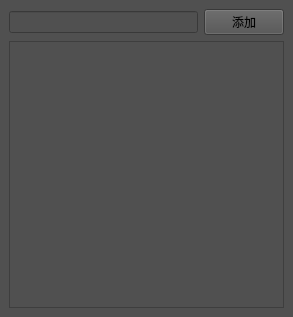
<?xml version="1.0" encoding="UTF-8"?>
<ui version="4.0">
 <class>MainWindow_addcustomType</class>
 <widget class="QMainWindow" name="MainWindow_addcustomType">
  <property name="windowModality">
   <enum>Qt::ApplicationModal</enum>
  </property>
  <property name="geometry">
   <rect>
    <x>0</x>
    <y>0</y>
    <width>293</width>
    <height>317</height>
   </rect>
  </property>
  <property name="windowTitle">
   <string>客户类型</string>
  </property>
  <property name="styleSheet">
   <string notr="true">background-color: rgb(80, 80, 80);</string>
  </property>
  <widget class="QWidget" name="centralwidget">
   <layout class="QVBoxLayout" name="verticalLayout">
    <item>
     <layout class="QHBoxLayout" name="horizontalLayout">
      <item>
       <widget class="QLineEdit" name="lineEdit_name"/>
      </item>
      <item>
       <widget class="QPushButton" name="btn_ok">
        <property name="text">
         <string>添加</string>
        </property>
       </widget>
      </item>
     </layout>
    </item>
    <item>
     <widget class="QTableWidget" name="tableWidget"/>
    </item>
   </layout>
  </widget>
 </widget>
 <resources/>
 <connections/>
</ui>
